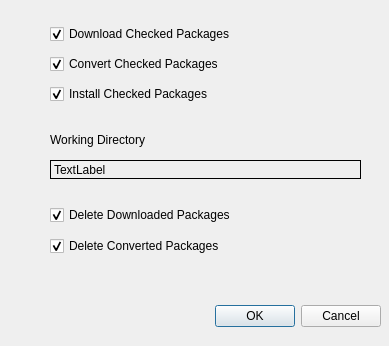
<?xml version="1.0" encoding="UTF-8"?>
<ui version="4.0">
    <class>prefs_dialog</class>
    <widget class="QDialog" name="prefs_dialog">
        <property name="windowModality">
            <enum>Qt::WindowModal</enum>
        </property>
        <property name="geometry">
            <rect>
                <x>0</x>
                <y>0</y>
                <width>389</width>
                <height>346</height>
            </rect>
        </property>
        <property name="windowTitle">
            <string>KXFed Preferences</string>
        </property>
        <widget class="QDialogButtonBox" name="buttonBox">
            <property name="geometry">
                <rect>
                    <x>40</x>
                    <y>300</y>
                    <width>341</width>
                    <height>32</height>
                </rect>
            </property>
            <property name="orientation">
                <enum>Qt::Horizontal</enum>
            </property>
            <property name="standardButtons">
                <set>QDialogButtonBox::Cancel|QDialogButtonBox::Ok</set>
            </property>
        </widget>
        <widget class="QLabel" name="label">
            <property name="geometry">
                <rect>
                    <x>50</x>
                    <y>130</y>
                    <width>151</width>
                    <height>19</height>
                </rect>
            </property>
            <property name="text">
                <string>Working Directory</string>
            </property>
        </widget>
        <widget class="QLabelChanged" name="directory_label">
            <property name="geometry">
                <rect>
                    <x>50</x>
                    <y>160</y>
                    <width>311</width>
                    <height>19</height>
                </rect>
            </property>
            <property name="toolTip">
                <string extracomment="The directories that store the deb and rpm files are located here, as well as the temporary conversion files"/>
            </property>
            <property name="toolTipDuration">
                <number>3</number>
            </property>
            <property name="statusTip">
                <string/>
            </property>
            <property name="whatsThis">
                <string/>
            </property>
            <property name="autoFillBackground">
                <bool>true</bool>
            </property>
            <property name="frameShape">
                <enum>QFrame::Box</enum>
            </property>
            <property name="text">
                <string>TextLabel</string>
            </property>
        </widget>
        <widget class="QWidget" name="layoutWidget">
            <property name="geometry">
                <rect>
                    <x>50</x>
                    <y>20</y>
                    <width>225</width>
                    <height>89</height>
                </rect>
            </property>
            <layout class="QVBoxLayout" name="verticalLayout">
                <item>
                    <widget class="QCheckBox" name="download_chkbox">
                        <property name="text">
                            <string>Download Checked Packages</string>
                        </property>
                        <property name="checked">
                            <bool>true</bool>
                        </property>
                    </widget>
                </item>
                <item>
                    <widget class="QCheckBox" name="convert_chkbox">
                        <property name="text">
                            <string>Convert Checked Packages</string>
                        </property>
                        <property name="checked">
                            <bool>true</bool>
                        </property>
                    </widget>
                </item>
                <item>
                    <widget class="QCheckBox" name="install_chkbox">
                        <property name="text">
                            <string>Install Checked Packages</string>
                        </property>
                        <property name="checked">
                            <bool>true</bool>
                        </property>
                    </widget>
                </item>
            </layout>
        </widget>
        <widget class="QWidget" name="layoutWidget_2">
            <property name="geometry">
                <rect>
                    <x>50</x>
                    <y>200</y>
                    <width>229</width>
                    <height>61</height>
                </rect>
            </property>
            <layout class="QVBoxLayout" name="verticalLayout_2">
                <item>
                    <widget class="QCheckBox" name="delete_downloaded_chkbox">
                        <property name="text">
                            <string>Delete Downloaded Packages</string>
                        </property>
                        <property name="checked">
                            <bool>true</bool>
                        </property>
                    </widget>
                </item>
                <item>
                    <widget class="QCheckBox" name="delete_convert_chkbox">
                        <property name="text">
                            <string>Delete Converted Packages</string>
                        </property>
                        <property name="checked">
                            <bool>true</bool>
                        </property>
                    </widget>
                </item>
            </layout>
        </widget>
    </widget>
    <customwidgets>
        <customwidget>
            <class>QLabelChanged</class>
            <extends>QLabel</extends>
            <header>qlabelchanged</header>
        </customwidget>
    </customwidgets>
    <resources/>
    <connections>
        <connection>
            <sender>buttonBox</sender>
            <signal>accepted()</signal>
            <receiver>prefs_dialog</receiver>
            <slot>accept()</slot>
            <hints>
                <hint type="sourcelabel">
                    <x>248</x>
                    <y>254</y>
                </hint>
                <hint type="destinationlabel">
                    <x>157</x>
                    <y>274</y>
                </hint>
            </hints>
        </connection>
        <connection>
            <sender>buttonBox</sender>
            <signal>rejected()</signal>
            <receiver>prefs_dialog</receiver>
            <slot>reject()</slot>
            <hints>
                <hint type="sourcelabel">
                    <x>316</x>
                    <y>260</y>
                </hint>
                <hint type="destinationlabel">
                    <x>286</x>
                    <y>274</y>
                </hint>
            </hints>
        </connection>
    </connections>
</ui>
